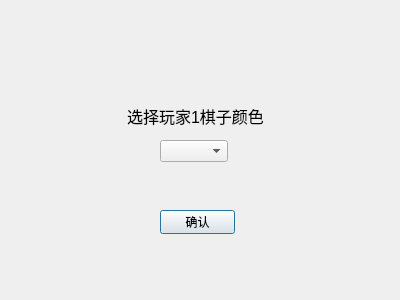
<?xml version="1.0" encoding="UTF-8"?>
<ui version="4.0">
 <class>PickSideWindow</class>
 <widget class="QDialog" name="PickSideWindow">
  <property name="windowModality">
   <enum>Qt::WindowModal</enum>
  </property>
  <property name="geometry">
   <rect>
    <x>0</x>
    <y>0</y>
    <width>400</width>
    <height>300</height>
   </rect>
  </property>
  <property name="windowTitle">
   <string>PickSideWindow</string>
  </property>
  <widget class="QComboBox" name="comboBoxPickSide">
   <property name="geometry">
    <rect>
     <x>160</x>
     <y>140</y>
     <width>68</width>
     <height>22</height>
    </rect>
   </property>
  </widget>
  <widget class="QLabel" name="label">
   <property name="geometry">
    <rect>
     <x>120</x>
     <y>100</y>
     <width>151</width>
     <height>31</height>
    </rect>
   </property>
   <property name="font">
    <font>
     <pointsize>12</pointsize>
    </font>
   </property>
   <property name="text">
    <string>选择玩家1棋子颜色</string>
   </property>
   <property name="alignment">
    <set>Qt::AlignCenter</set>
   </property>
  </widget>
  <widget class="QPushButton" name="pushButtonPickSide">
   <property name="geometry">
    <rect>
     <x>160</x>
     <y>210</y>
     <width>75</width>
     <height>24</height>
    </rect>
   </property>
   <property name="text">
    <string>确认</string>
   </property>
  </widget>
 </widget>
 <resources/>
 <connections/>
</ui>
